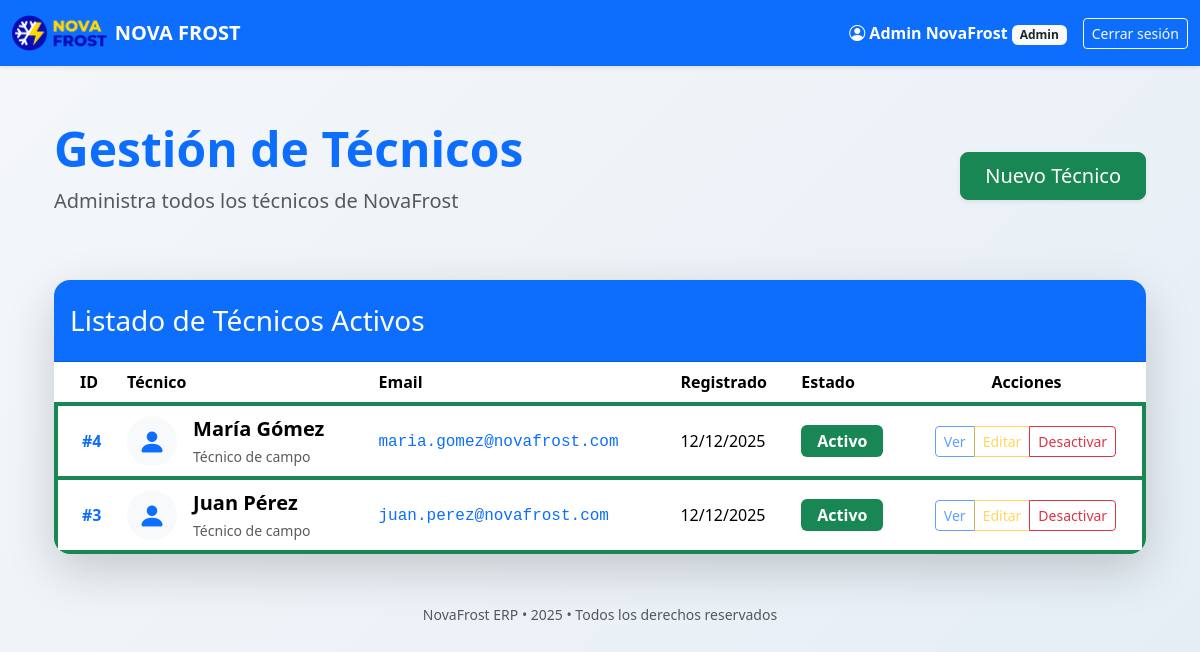
Page /admin/tecnicos (signed in) on the committed database.
### models.py (models this page shows, shortened)
class User(db.Model, UserMixin):
    id = db.Column(db.Integer, primary_key=True)
    email = db.Column(db.String(120), unique=True, nullable=False, index=True)
    password_hash = db.Column(db.String(255), nullable=False)
    role = db.Column(db.String(20), nullable=False, default='tecnico')
    nombre = db.Column(db.String(100), nullable=False, default='')
    apellido = db.Column(db.String(100), nullable=False, default='')
    activo = db.Column(db.Boolean, default=True)
    push_token = db.Column(db.String(500), nullable=True)
    fecha_registro = db.Column(db.DateTime, default=datetime.utcnow)
    ordenes_tecnico = db.relationship('Orden', backref='tecnico', lazy=True)
    anticipos = db.relationship('Anticipo', backref='tecnico_rel', lazy=True)
    salarios = db.relationship('Salario', backref='tecnico', lazy=True)
    def nombre_completo(self):
        if self.nombre and self.apellido:
            return f"{self.nombre} {self.apellido}"
        return self.email.split('@')[0].title()
    numero_whatsapp = db.Column(db.String(20), nullable=True)  # ej: '960632630'

### app.py (the view)
@app.route('/admin/tecnicos')
@login_required
def admin_tecnicos():
    if current_user.role != 'admin':
        flash('Acceso restringido', 'danger')
        return redirect(url_for('dashboard'))
    tecnicos = User.query.filter_by(role='tecnico').order_by(User.fecha_registro.desc()).all()
    return render_template('admin/tecnicos.html', tecnicos=tecnicos)

### app.py (called while the page is built)
@login_manager.user_loader
def load_user(user_id):
    return db.session.get(User, int(user_id))

### templates/admin/tecnicos.html (shortened to what this page needs)
{% extends "base.html" %}
{% block content %}
<div class="container py-5">
    <div class="d-flex flex-column flex-md-row justify-content-between align-items-start align-items-md-center gap-4 mb-5 mb-5">
        <div>
            <h1 class="display-5 fw-bold text-primary mb-2">
                Gestión de Técnicos
            </h1>
            <p class="text-muted fs-5">Administra todos los técnicos de NovaFrost</p>
        </div>
        <a href="{{ url_for('nuevo_tecnico') }}" class="btn btn-success btn-lg shadow-sm px-4">
            Nuevo Técnico
        </a>
    </div>
    <div class="card border-0 shadow-lg rounded-4 overflow-hidden">
        <div class="card-header bg-primary text-white py-4">
            <h3 class="mb-0 text-center text-md-start">
                Listado de Técnicos Activos
            </h3>
        </div>
        <div class="card-body p-0">
            {% if tecnicos %}
                <div class="table-responsive">
                    <table class="table table-hover align-middle mb-0">
                        <thead class="bg-light">
                            <tr>
                                <th class="ps-4">ID</th>
                                <th>Técnico</th>
                                <th>Email</th>
                                <th>Registrado</th>
                                <th>Estado</th>
                                <th class="text-center">Acciones</th>
                            </tr>
                        </thead>
                        <tbody>
                            {% for t in tecnicos %}
                            <tr class="border-start border-{{ 'success' if t.activo else 'secondary' }} border-4">
                                <td class="ps-4 fw-bold text-primary">#{{ t.id }}</td>
                                <td>
                                    <div class="d-flex align-items-center gap-3">
                                        <div class="bg-light rounded-circle d-flex align-items-center justify-content-center"
                                             style="width: 50px; height: 50px;">
                                            <i class="bi bi-person-fill text-primary fs-3"></i>
                                        </div>
                                        <div>
                                            <div class="fw-bold fs-5">{{ t.nombre_completo() }}</div>
                                            <small class="text-muted">Técnico de campo</small>
                                        </div>
                                    </div>
                                </td>
                                <td>
                                    <span class="font-monospace text-primary">{{ t.email }}</span>
                                </td>
                                <td>{{ t.fecha_registro.strftime('%d/%m/%Y') }}</td>
                                <td>
                                    <span class="badge bg-{{ 'success' if t.activo else 'secondary' }} fs-6 px-3 py-2">
                                        {{ 'Activo' if t.activo else 'Inactivo' }}
                                    </span>
                                </td>
                                <td class="text-center">
                                    <div class="btn-group" role="group">
                                        <button class="btn btn-outline-primary btn-sm" title="Ver perfil" disabled>
                                            Ver
                                        </button>
                                        <button class="btn btn-outline-warning btn-sm" title="Editar" disabled>
                                            Editar
                                        </button>
                                        <button class="btn btn-outline-danger btn-sm" title="Desactivar"
                                                {% if not t.activo %}disabled{% endif %}>
                                            Desactivar
                                        </button>
                                    </div>
                                </td>
                            </tr>
                            {% endfor %}
                        </tbody>
                    </table>
                </div>
            {% endif %}
        </div>
    </div>
    <div class="text-center mt-5">
        <small class="text-muted">NovaFrost ERP • 2025 • Todos los derechos reservados</small>
    </div>
</div>
{% endblock %}

### templates/base.html (shortened to what this page needs)
<!DOCTYPE html>
<html lang="es">
<head>
    <link href="https://cdn.jsdelivr.net/npm/bootstrap@5.3.3/dist/css/bootstrap.min.css" rel="stylesheet"
>
    <link rel="stylesheet" href="https://cdn.jsdelivr.net/npm/bootstrap-icons@1.11.3/font/bootstrap-icons.min.css">
</head>
<body>
    <nav class="navbar navbar-expand-lg navbar-dark bg-primary shadow-sm fixed-top">
        <div class="container-fluid">
            <a class="navbar-brand d-flex align-items-center gap-2" href="{{ url_for('dashboard') }}">
                <img src="/static/logo.png" alt="Logo">
                <strong>NOVA FROST</strong>
            </a>
            <div class="collapse navbar-collapse" id="#navbarNav">
                <ul class="navbar-nav ms-auto align-items-center">
                    {% if current_user.is_authenticated %}
                        <li class="nav-item me-3">
                            <span class="navbar-text user-name">
                                <i class="bi bi-person-circle"></i>
                                {{ current_user.nombre_completo() }}
                                <small class="badge bg-light text-dark">{{ current_user.role|title }}</small>
                            </span>
                        </li>
                        <li class="nav-item">
                            <a href="{{ url_for('logout') }}" class="btn btn-outline-light btn-sm">
                                Cerrar sesión
                            </a>
                        </li>
                    {% endif %}
                </ul>
            </div>
        </div>
    </nav>
    <main class="container pt-5 mt-4">
        {% block content %}{% endblock %}
    </main>
</body>
</html>

### templates/base.html (style rules this page uses)
body { background: linear-gradient(135deg, #f5f7fa 0%, #e4edf5 100%); min-height: 100vh; margin: 0; padding-bottom: 60px; }
.navbar-brand img { height: 40px; }
.user-name { font-weight: 600; color: #fff; }

### rows in the picture
User: nombre_completo "Admin NovaFrost", role "Admin"
User: id "4", nombre_completo "María Gómez", email "maria.gomez@novafrost.com", fecha_registro "12/12/2025", activo "Activo"
User: id "3", nombre_completo "Juan Pérez", email "juan.perez@novafrost.com", fecha_registro "12/12/2025", activo "Activo"
